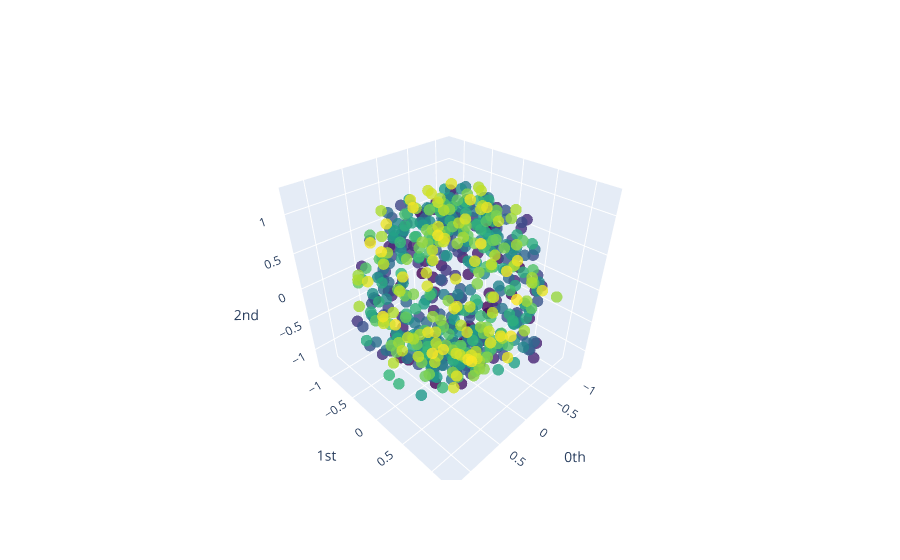

This figure's notebook cell:
### Code cell
plot_point_cloud(point_clouds_basic[10])

### Figure 1 — Plotly figure (JSON) as saved in the notebook; plotly's stock layout.template omitted (floating-point values rounded to 4 significant figures; data arrays with more than 128 entries replaced by an {"elided": "..."} marker saying what was removed)
{"data": [{"marker": {"color": {"elided": "625 int values"}, "colorscale": [[0, "#440154"], [0.1111, "#482878"], [0.2222, "#3e4989"], [0.3333, "#31688e"], [0.4444, "#26828e"], [0.5556, "#1f9e89"], [0.6667, "#35b779"], [0.7778, "#6ece58"], [0.8889, "#b5de2b"], [1, "#fde725"]], "opacity": 0.8, "size": 4}, "mode": "markers", "type": "scatter3d", "x": {"elided": "625 float values"}, "y": {"elided": "625 float values"}, "z": {"elided": "625 float values"}}], "layout": {"scene": {"xaxis": {"exponentformat": "e", "showexponent": "all", "title": {"text": "0th"}, "type": "linear"}, "yaxis": {"exponentformat": "e", "showexponent": "all", "title": {"text": "1st"}, "type": "linear"}, "zaxis": {"exponentformat": "e", "showexponent": "all", "title": {"text": "2nd"}, "type": "linear"}}}}
